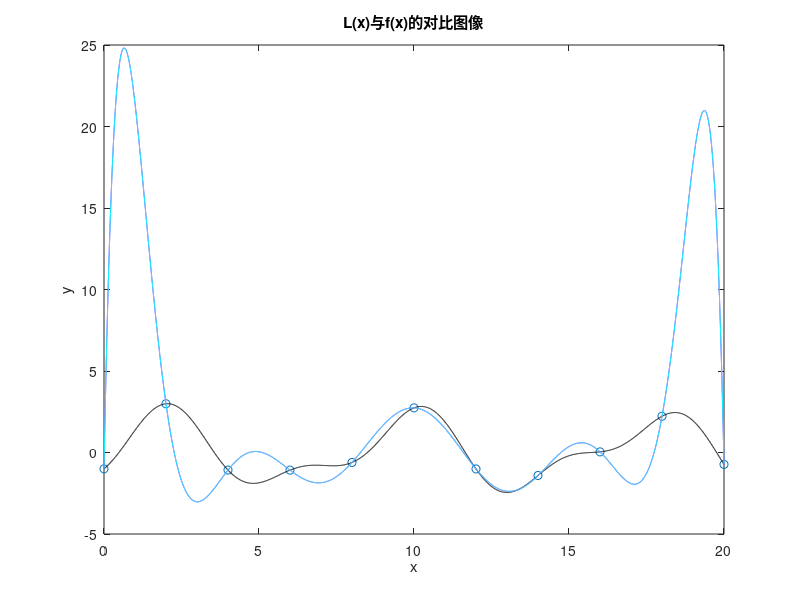

Reproduce this figure in MATLAB. (Note: this script raises an error after producing the figure.)
clc
clear
close

%% 初始化参数
a = 0;                      % 左边界
b = 20;                     % 右边界
c = 2;
d = 0.8;
e = -1;
f = 1.5;
n = 10;                     % [a,b]区间内平均划分数量
xi = linspace(a,b,n+1);     % 在[a,b]之间共取n+1个数据点（中间有n-1个）
yi = c*sin(d*xi)+e*cos(f*xi);   % 准确的函数值
len = length(xi);           % 向量xi的长度
plot(xi,yi,'o');            % 绘制散点图
hold on
resX0 = xi(1):0.01:xi(end);
resY0 = c*sin(d*resX0)+e*cos(f*resX0);
h0 = plot(resX0,resY0,'k');
hold on
xlabel('x')
ylabel('y')
title('L(x)与f(x)的对比图像')
hold on

%% 范德蒙德多项式插值
A = vander(xi);             % 利用范德蒙德矩阵生成插值多项式系数矩阵
resY1 = yi';
B = [A,resY1];              % 生成增广矩阵
C = rref(B);                % 化简，解方程组
D = C(:,end);
resX1 = xi(1):0.01:xi(end); % 绘制拟合曲线
resY1 = polyval(D,resX1);   % 写出拟合曲线方程
h1 = plot(resX1,resY1,'m');
hold on

%% 拉格朗日插值
u = [1 -xi(2)];             % u存放多项式系数
under = (xi(1) - xi(2));
for k=3:len
    v = [1 -xi(k)];         % v存放多次式系数
    u = conv(u,v);          % conv代表对两个多项式相乘
    under = under*(xi(1)-xi(k));
end
u = u/under;
u = u*yi(1);
temp1 = u;                  % 第一个项的结果

under = 1;
for k=2:len
    u = [1 -xi(1)];
    under = (xi(k)-xi(1));
    for j=2:len
        if j~=k
            v = [1 -xi(j)];
            u = conv(u,v);
            under = under*(xi(k)-xi(j));
        end
    end
    u = u/under;
    u = u*yi(k);
    temp2 = u;
    temp1 = temp1+temp2;
end
resX2 = xi(1):0.01:xi(end);
resY2 = polyval(temp1,resX2);
h2 = plot(resX2,resY2,'c');
hold on

%% 牛顿插值
matrix0 = zeros(len,len);
% 对差商表第一列赋值
for i=1:len
    matrix0(i) = yi(i);
end
% 求差商表，从0阶开始，但从1维开始存储
for i=2:len
    for j=i:len
        matrix0(j,i) = (matrix0(j,i-1)-matrix0(j-1,i-1))/(xi(j)-xi(j-i+1));
    end
end
% disp('差商表：');
% disp(matrix0);
% 求牛顿插值多项式
z = sym('z');
resY3 = 0;
for k=2:n
    temp3 = 1;
    for j=1:k-1
        temp3 = temp3*(z-xi(j));
        % disp(temp3)
    end
    resY3 = matrix0(k,k)*temp3+resY3;
    % disp(resY3)
end
resY3 = matrix0(1,1)+resY3;
resX3 = xi(1):0.01:xi(end);
resY3 = subs(resY3,z,resX3);
h3 = plot(resX3,resY3,'g');
hold on

%% 分段线性插值
for i=1:len-1
    resX4 = xi(i):0.01:xi(i+1);
    resY4 = yi(i)*(resX4-xi(i+1))/(xi(i)-xi(i+1))+yi(i+1)*(resX4-xi(i))/(xi(i+1)-xi(i));
    h4 = plot(resX4,resY4,'r');
    hold on
end
    
%% 分段三次Hermite插值
syms t
defivative_a = limit(c*sin(d*t)+e*cos(f*t),a);  % 函数f(x)在a点的一阶导数 
defivative_b = limit(c*sin(d*t)+e*cos(f*t),b);  % 函数f(x)在b点的一阶导数
[~,number] = size(xi);                          % 获取输入xi的大小1*number
delta_h = zeros(1,number-1);                    % 给delta_h分配数组大小1*(number-1)，并全部初始化为0
delta_f = zeros(1,number-1);                    % 给delta_f分配数组大小1*(number-1)，并全部初始化为0
lambda_ = zeros(1,number-2);                    % 给lambda_分配数组大小1*(number-2)，并全部初始化为0
miu_ = zeros(1,number-2);                       % 给miu_分配数组大小1*(number-2)，并全部初始化为0
sigma_ = zeros(1,number-2);                     % 给sigma_分配数组大小1*(number-2)，并全部初始化为0
X = zeros(number-2,number-2);                   % 初始化系数矩阵X，(n-2)*(n-2)
Y = zeros(number-2,1);                          % 初始化系数矩阵Y，(n-2)*1
% 计算delta_h, delta_f的值
for i=1:(number-1)
    delta_h(i) = xi(i+1)-xi(i);
    delta_f(i) = (yi(i+1)-yi(i))/delta_h(i);
end
% 计算lambda_, miu_, sigma_的值
for i=1:(number-2)
    lambda_(1,i) = delta_h(1,i+1)/(delta_h(1,i+1)+delta_h(1,i));
    miu_(1,i) = 1-lambda_(1,i);
    sigma_(1,i) = 3*(lambda_(1,i)*delta_f(1,i)+miu_(1,i)*delta_f(1,i+1));
end
% 分三种情况，i=1, i=2:n-2, i=n-1
X(1,1) = 2;
X(1,2) = miu_(1,1);
Y(1,1) = sigma_(1,1)-lambda_(1,1)*defivative_a;
for i=2:number-3
    Y(i,1) = sigma_(1,i);
    X(i,i-1) = lambda_(1,i);
    X(i,i) = 2;
    X(i,i+1) = miu_(1,i);
end
X(number-2,number-3) = lambda_(1,number-2);
X(number-2,number-2) = 2;
Y(number-2,1) = sigma_(1,number-2)-miu_(1,number-2)*defivative_b;
% 计算A的逆，A*B
matrix1 = X\Y;
matrix2 = zeros(1,number);
matrix2(1,1) = defivative_a;
matrix2(1,number) = defivative_b;
for i=2:number-1
    matrix2(1,i) = matrix1(i-1,1);
end
for i=1:number-1
    % 获取相邻两点之间的插值函数
    resX5 = linspace(xi(1,i),xi(1,i+1));
    s1 = yi(1,i).*((resX5-xi(1,i+1)).^2).*(delta_h(1,i)+2.*(resX5-xi(1,i)))./(delta_h(1,i).^3);
    s2 = yi(1,i+1).*((resX5-xi(1,i)).^2).*(delta_h(1,i)+2.*(xi(1,i+1)-resX5))./(delta_h(1,i).^3);
    s3 = matrix2(1,i).*((resX5-xi(1,i+1)).^2).*(resX5-xi(1,i))./(delta_h(1,i).^2);
    s4 = matrix2(1,i+1).*((resX5-xi(1,i)).^2).*(resX5-xi(1,i+1))./(delta_h(1,i).^2);
    resY5 = s1+s2+s3+s4;
    h5 = plot(resX5,resY5,'b');
    hold on
end
    
%% 绘图
% 对不同曲线进行标注
% legend(h3,'牛顿插值')
% legend([h1,h2,h4,h5],'范德蒙德多项式插值','拉格朗日插值','分段线性插值','分段三次Hermite插值')
% legend([h0,h1,h2],'f(x)=c*sin(d*x)+e*cos(f*x)','范德蒙德多项式插值','拉格朗日插值')
legend([h0,h1,h2,h3,h4,h5],'f(x)=c*sin(d*x)+e*cos(f*x)','范德蒙德多项式插值','拉格朗日插值','牛顿插值','分段线性插值','分段三次Hermite插值')
hold on
